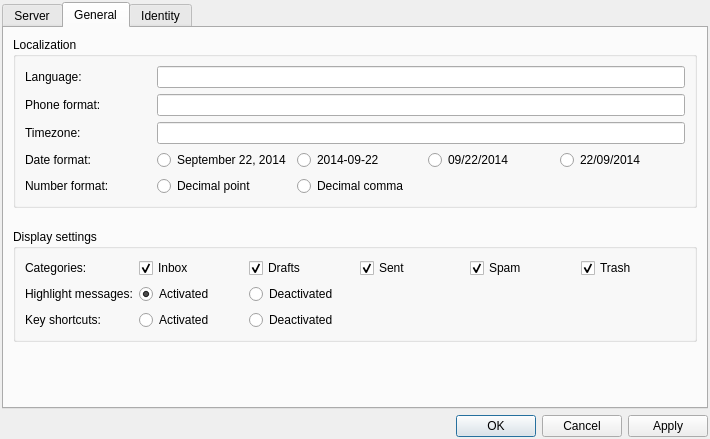
<?xml version="1.0" encoding="UTF-8"?>
<ui version="4.0">
 <class>Settings</class>
 <widget class="QDialog" name="Settings">
  <property name="geometry">
   <rect>
    <x>0</x>
    <y>0</y>
    <width>673</width>
    <height>439</height>
   </rect>
  </property>
  <property name="windowTitle">
   <string>Settings</string>
  </property>
  <layout class="QVBoxLayout" name="verticalLayout">
   <property name="leftMargin">
    <number>2</number>
   </property>
   <property name="topMargin">
    <number>2</number>
   </property>
   <property name="rightMargin">
    <number>2</number>
   </property>
   <property name="bottomMargin">
    <number>2</number>
   </property>
   <item>
    <widget class="QTabWidget" name="tabWidget">
     <property name="currentIndex">
      <number>1</number>
     </property>
     <widget class="QWidget" name="tab">
      <attribute name="title">
       <string>Server</string>
      </attribute>
      <layout class="QVBoxLayout" name="verticalLayout_2">
       <item>
        <widget class="QGroupBox" name="groupBox">
         <property name="sizePolicy">
          <sizepolicy hsizetype="Preferred" vsizetype="Preferred">
           <horstretch>0</horstretch>
           <verstretch>0</verstretch>
          </sizepolicy>
         </property>
         <property name="title">
          <string>Connection Settings</string>
         </property>
         <layout class="QGridLayout" name="gridLayout">
          <item row="4" column="3">
           <widget class="QLineEdit" name="lineEdit_2">
            <property name="sizePolicy">
             <sizepolicy hsizetype="Preferred" vsizetype="Fixed">
              <horstretch>0</horstretch>
              <verstretch>0</verstretch>
             </sizepolicy>
            </property>
           </widget>
          </item>
          <item row="4" column="4">
           <widget class="QLabel" name="label_6">
            <property name="sizePolicy">
             <sizepolicy hsizetype="Preferred" vsizetype="Fixed">
              <horstretch>0</horstretch>
              <verstretch>0</verstretch>
             </sizepolicy>
            </property>
            <property name="text">
             <string>Default:</string>
            </property>
            <property name="alignment">
             <set>Qt::AlignCenter</set>
            </property>
           </widget>
          </item>
          <item row="6" column="0">
           <widget class="QLabel" name="label_4">
            <property name="sizePolicy">
             <sizepolicy hsizetype="Preferred" vsizetype="Fixed">
              <horstretch>0</horstretch>
              <verstretch>0</verstretch>
             </sizepolicy>
            </property>
            <property name="text">
             <string>User Name:</string>
            </property>
           </widget>
          </item>
          <item row="4" column="1">
           <widget class="QLineEdit" name="lineEdit">
            <property name="sizePolicy">
             <sizepolicy hsizetype="Preferred" vsizetype="Fixed">
              <horstretch>0</horstretch>
              <verstretch>0</verstretch>
             </sizepolicy>
            </property>
           </widget>
          </item>
          <item row="6" column="1">
           <widget class="QLineEdit" name="lineEdit_3">
            <property name="sizePolicy">
             <sizepolicy hsizetype="Preferred" vsizetype="Fixed">
              <horstretch>0</horstretch>
              <verstretch>0</verstretch>
             </sizepolicy>
            </property>
           </widget>
          </item>
          <item row="4" column="2">
           <widget class="QLabel" name="label_5">
            <property name="sizePolicy">
             <sizepolicy hsizetype="Preferred" vsizetype="Fixed">
              <horstretch>0</horstretch>
              <verstretch>0</verstretch>
             </sizepolicy>
            </property>
            <property name="text">
             <string>Port:</string>
            </property>
            <property name="alignment">
             <set>Qt::AlignCenter</set>
            </property>
           </widget>
          </item>
          <item row="4" column="0">
           <widget class="QLabel" name="label_3">
            <property name="sizePolicy">
             <sizepolicy hsizetype="Preferred" vsizetype="Fixed">
              <horstretch>0</horstretch>
              <verstretch>0</verstretch>
             </sizepolicy>
            </property>
            <property name="text">
             <string>Server Name:</string>
            </property>
           </widget>
          </item>
          <item row="4" column="5">
           <widget class="QLabel" name="label_7">
            <property name="sizePolicy">
             <sizepolicy hsizetype="Preferred" vsizetype="Fixed">
              <horstretch>0</horstretch>
              <verstretch>0</verstretch>
             </sizepolicy>
            </property>
            <property name="text">
             <string>110</string>
            </property>
            <property name="alignment">
             <set>Qt::AlignCenter</set>
            </property>
           </widget>
          </item>
          <item row="3" column="0">
           <widget class="QLabel" name="label">
            <property name="sizePolicy">
             <sizepolicy hsizetype="Preferred" vsizetype="Fixed">
              <horstretch>0</horstretch>
              <verstretch>0</verstretch>
             </sizepolicy>
            </property>
            <property name="text">
             <string>Server Type:</string>
            </property>
           </widget>
          </item>
          <item row="3" column="1">
           <widget class="QLabel" name="label_2">
            <property name="sizePolicy">
             <sizepolicy hsizetype="Preferred" vsizetype="Fixed">
              <horstretch>0</horstretch>
              <verstretch>0</verstretch>
             </sizepolicy>
            </property>
            <property name="text">
             <string>POP Mail Server</string>
            </property>
           </widget>
          </item>
         </layout>
        </widget>
       </item>
       <item>
        <spacer name="verticalSpacer">
         <property name="orientation">
          <enum>Qt::Vertical</enum>
         </property>
         <property name="sizeHint" stdset="0">
          <size>
           <width>20</width>
           <height>40</height>
          </size>
         </property>
        </spacer>
       </item>
       <item>
        <widget class="QGroupBox" name="groupBox_2">
         <property name="sizePolicy">
          <sizepolicy hsizetype="Preferred" vsizetype="Preferred">
           <horstretch>0</horstretch>
           <verstretch>0</verstretch>
          </sizepolicy>
         </property>
         <property name="title">
          <string>Server Settings</string>
         </property>
         <layout class="QGridLayout" name="gridLayout_2">
          <item row="0" column="0">
           <widget class="QCheckBox" name="checkBox_5">
            <property name="sizePolicy">
             <sizepolicy hsizetype="Preferred" vsizetype="Fixed">
              <horstretch>0</horstretch>
              <verstretch>0</verstretch>
             </sizepolicy>
            </property>
            <property name="text">
             <string>Automatically download new messages at startup - messages will be saved locally</string>
            </property>
           </widget>
          </item>
          <item row="1" column="0">
           <widget class="QCheckBox" name="checkBox_4">
            <property name="sizePolicy">
             <sizepolicy hsizetype="Preferred" vsizetype="Fixed">
              <horstretch>0</horstretch>
              <verstretch>0</verstretch>
             </sizepolicy>
            </property>
            <property name="text">
             <string>Fetch headers only - only headers will be stored locally at your computer</string>
            </property>
           </widget>
          </item>
          <item row="5" column="0">
           <widget class="QCheckBox" name="checkBox_2">
            <property name="sizePolicy">
             <sizepolicy hsizetype="Preferred" vsizetype="Fixed">
              <horstretch>0</horstretch>
              <verstretch>0</verstretch>
             </sizepolicy>
            </property>
            <property name="text">
             <string>Check for new messages at startup</string>
            </property>
           </widget>
          </item>
          <item row="3" column="0">
           <widget class="QCheckBox" name="checkBox_6">
            <property name="sizePolicy">
             <sizepolicy hsizetype="Preferred" vsizetype="Fixed">
              <horstretch>0</horstretch>
              <verstretch>0</verstretch>
             </sizepolicy>
            </property>
            <property name="text">
             <string>Empty trash on exit - messages placed in trash will be deleted when you close client</string>
            </property>
           </widget>
          </item>
          <item row="2" column="0">
           <widget class="QCheckBox" name="checkBox">
            <property name="sizePolicy">
             <sizepolicy hsizetype="Preferred" vsizetype="Fixed">
              <horstretch>0</horstretch>
              <verstretch>0</verstretch>
             </sizepolicy>
            </property>
            <property name="text">
             <string>Leave messages on server - messages won't be downloaded to your computer locally</string>
            </property>
           </widget>
          </item>
          <item row="4" column="0">
           <widget class="QCheckBox" name="checkBox_3">
            <property name="sizePolicy">
             <sizepolicy hsizetype="Preferred" vsizetype="Fixed">
              <horstretch>0</horstretch>
              <verstretch>0</verstretch>
             </sizepolicy>
            </property>
            <property name="text">
             <string>Use secure connection (SSL)</string>
            </property>
           </widget>
          </item>
          <item row="6" column="1">
           <widget class="QPushButton" name="pushButton">
            <property name="sizePolicy">
             <sizepolicy hsizetype="Fixed" vsizetype="Fixed">
              <horstretch>0</horstretch>
              <verstretch>0</verstretch>
             </sizepolicy>
            </property>
            <property name="layoutDirection">
             <enum>Qt::LeftToRight</enum>
            </property>
            <property name="autoFillBackground">
             <bool>false</bool>
            </property>
            <property name="text">
             <string>Advanced...</string>
            </property>
            <property name="autoDefault">
             <bool>true</bool>
            </property>
            <property name="default">
             <bool>false</bool>
            </property>
            <property name="flat">
             <bool>false</bool>
            </property>
           </widget>
          </item>
         </layout>
        </widget>
       </item>
       <item>
        <spacer name="verticalSpacer_2">
         <property name="orientation">
          <enum>Qt::Vertical</enum>
         </property>
         <property name="sizeHint" stdset="0">
          <size>
           <width>20</width>
           <height>60</height>
          </size>
         </property>
        </spacer>
       </item>
      </layout>
     </widget>
     <widget class="QWidget" name="tab_2">
      <attribute name="title">
       <string>General</string>
      </attribute>
      <layout class="QVBoxLayout" name="verticalLayout_3">
       <item>
        <widget class="QGroupBox" name="groupBox_3">
         <property name="sizePolicy">
          <sizepolicy hsizetype="Preferred" vsizetype="Fixed">
           <horstretch>0</horstretch>
           <verstretch>0</verstretch>
          </sizepolicy>
         </property>
         <property name="title">
          <string>Localization</string>
         </property>
         <layout class="QGridLayout" name="gridLayout_3">
          <property name="verticalSpacing">
           <number>6</number>
          </property>
          <item row="3" column="0">
           <widget class="QLabel" name="label_11">
            <property name="text">
             <string>Date format:</string>
            </property>
           </widget>
          </item>
          <item row="3" column="2">
           <widget class="QRadioButton" name="radioButton_2">
            <property name="text">
             <string>2014-09-22</string>
            </property>
           </widget>
          </item>
          <item row="0" column="1" colspan="4">
           <widget class="QLineEdit" name="lineEdit_4"/>
          </item>
          <item row="0" column="0">
           <widget class="QLabel" name="label_8">
            <property name="text">
             <string>Language:</string>
            </property>
           </widget>
          </item>
          <item row="3" column="3">
           <widget class="QRadioButton" name="radioButton_3">
            <property name="text">
             <string>09/22/2014</string>
            </property>
           </widget>
          </item>
          <item row="2" column="1" colspan="4">
           <widget class="QLineEdit" name="lineEdit_6"/>
          </item>
          <item row="4" column="0">
           <widget class="QLabel" name="label_12">
            <property name="text">
             <string>Number format:</string>
            </property>
           </widget>
          </item>
          <item row="3" column="4">
           <widget class="QRadioButton" name="radioButton_4">
            <property name="text">
             <string>22/09/2014</string>
            </property>
           </widget>
          </item>
          <item row="3" column="1">
           <widget class="QRadioButton" name="radioButton">
            <property name="text">
             <string>September 22, 2014</string>
            </property>
            <property name="checked">
             <bool>false</bool>
            </property>
           </widget>
          </item>
          <item row="2" column="0">
           <widget class="QLabel" name="label_10">
            <property name="text">
             <string>Timezone:</string>
            </property>
           </widget>
          </item>
          <item row="1" column="0">
           <widget class="QLabel" name="label_9">
            <property name="text">
             <string>Phone format:</string>
            </property>
           </widget>
          </item>
          <item row="1" column="1" colspan="4">
           <widget class="QLineEdit" name="lineEdit_5"/>
          </item>
          <item row="4" column="1">
           <widget class="QRadioButton" name="radioButton_5">
            <property name="text">
             <string>Decimal point</string>
            </property>
            <property name="checked">
             <bool>false</bool>
            </property>
           </widget>
          </item>
          <item row="4" column="2">
           <widget class="QRadioButton" name="radioButton_6">
            <property name="text">
             <string>Decimal comma</string>
            </property>
           </widget>
          </item>
         </layout>
        </widget>
       </item>
       <item>
        <spacer name="verticalSpacer_3">
         <property name="orientation">
          <enum>Qt::Vertical</enum>
         </property>
         <property name="sizeHint" stdset="0">
          <size>
           <width>20</width>
           <height>40</height>
          </size>
         </property>
        </spacer>
       </item>
       <item>
        <widget class="QGroupBox" name="groupBox_4">
         <property name="sizePolicy">
          <sizepolicy hsizetype="Preferred" vsizetype="Preferred">
           <horstretch>0</horstretch>
           <verstretch>0</verstretch>
          </sizepolicy>
         </property>
         <property name="title">
          <string>Display settings</string>
         </property>
         <layout class="QGridLayout" name="gridLayout_4">
          <item row="2" column="1">
           <widget class="QRadioButton" name="radioButton_8">
            <property name="text">
             <string>Activated</string>
            </property>
           </widget>
          </item>
          <item row="0" column="3">
           <widget class="QCheckBox" name="checkBox_9">
            <property name="text">
             <string>Sent</string>
            </property>
            <property name="checked">
             <bool>true</bool>
            </property>
           </widget>
          </item>
          <item row="2" column="2">
           <widget class="QRadioButton" name="radioButton_7">
            <property name="text">
             <string>Deactivated</string>
            </property>
            <property name="checked">
             <bool>false</bool>
            </property>
           </widget>
          </item>
          <item row="1" column="1">
           <widget class="QRadioButton" name="radioButton_9">
            <property name="text">
             <string>Activated</string>
            </property>
            <property name="checked">
             <bool>true</bool>
            </property>
           </widget>
          </item>
          <item row="0" column="4">
           <widget class="QCheckBox" name="checkBox_10">
            <property name="text">
             <string>Spam</string>
            </property>
            <property name="checked">
             <bool>true</bool>
            </property>
           </widget>
          </item>
          <item row="0" column="1">
           <widget class="QCheckBox" name="checkBox_7">
            <property name="text">
             <string>Inbox</string>
            </property>
            <property name="checked">
             <bool>true</bool>
            </property>
           </widget>
          </item>
          <item row="0" column="0">
           <widget class="QLabel" name="label_13">
            <property name="text">
             <string>Categories:</string>
            </property>
           </widget>
          </item>
          <item row="0" column="2">
           <widget class="QCheckBox" name="checkBox_8">
            <property name="text">
             <string>Drafts</string>
            </property>
            <property name="checked">
             <bool>true</bool>
            </property>
           </widget>
          </item>
          <item row="1" column="0">
           <widget class="QLabel" name="label_14">
            <property name="text">
             <string>Highlight messages:</string>
            </property>
           </widget>
          </item>
          <item row="1" column="2">
           <widget class="QRadioButton" name="radioButton_10">
            <property name="text">
             <string>Deactivated</string>
            </property>
           </widget>
          </item>
          <item row="2" column="0">
           <widget class="QLabel" name="label_15">
            <property name="text">
             <string>Key shortcuts:</string>
            </property>
           </widget>
          </item>
          <item row="0" column="5">
           <widget class="QCheckBox" name="checkBox_11">
            <property name="text">
             <string>Trash</string>
            </property>
            <property name="checked">
             <bool>true</bool>
            </property>
           </widget>
          </item>
         </layout>
        </widget>
       </item>
       <item>
        <spacer name="verticalSpacer_4">
         <property name="orientation">
          <enum>Qt::Vertical</enum>
         </property>
         <property name="sizeHint" stdset="0">
          <size>
           <width>20</width>
           <height>80</height>
          </size>
         </property>
        </spacer>
       </item>
      </layout>
     </widget>
     <widget class="QWidget" name="tab_3">
      <attribute name="title">
       <string>Identity</string>
      </attribute>
      <layout class="QVBoxLayout" name="verticalLayout_4">
       <item>
        <widget class="QGroupBox" name="groupBox_5">
         <property name="title">
          <string>GroupBox</string>
         </property>
         <layout class="QGridLayout" name="gridLayout_5">
          <item row="1" column="0">
           <widget class="QLabel" name="label_18">
            <property name="text">
             <string>Your Name:</string>
            </property>
           </widget>
          </item>
          <item row="3" column="0">
           <widget class="QLabel" name="label_22">
            <property name="text">
             <string>Reply to Address:</string>
            </property>
           </widget>
          </item>
          <item row="4" column="0">
           <widget class="QLabel" name="label_23">
            <property name="text">
             <string>Organization:</string>
            </property>
           </widget>
          </item>
          <item row="2" column="0">
           <widget class="QLabel" name="label_17">
            <property name="text">
             <string>Email Address:</string>
            </property>
           </widget>
          </item>
          <item row="5" column="0">
           <widget class="QLabel" name="label_24">
            <property name="text">
             <string>Signature Text:</string>
            </property>
           </widget>
          </item>
          <item row="9" column="2">
           <widget class="QPushButton" name="pushButton_2">
            <property name="enabled">
             <bool>true</bool>
            </property>
            <property name="sizePolicy">
             <sizepolicy hsizetype="Fixed" vsizetype="Fixed">
              <horstretch>0</horstretch>
              <verstretch>0</verstretch>
             </sizepolicy>
            </property>
            <property name="text">
             <string>Choose...</string>
            </property>
           </widget>
          </item>
          <item row="8" column="0" colspan="3">
           <widget class="QLineEdit" name="lineEdit_12"/>
          </item>
          <item row="3" column="1" colspan="2">
           <widget class="QLineEdit" name="lineEdit_9"/>
          </item>
          <item row="2" column="1" colspan="2">
           <widget class="QLineEdit" name="lineEdit_7"/>
          </item>
          <item row="5" column="1" colspan="2">
           <widget class="QCheckBox" name="checkBox_12">
            <property name="text">
             <string>Use HTML (e.g. &lt;b&gt;bold&lt;/b&gt;)</string>
            </property>
           </widget>
          </item>
          <item row="7" column="0" colspan="3">
           <widget class="QCheckBox" name="checkBox_13">
            <property name="text">
             <string>Attach the signature from a file instead (text, HTML or image)</string>
            </property>
           </widget>
          </item>
          <item row="0" column="0" colspan="2">
           <widget class="QLabel" name="label_16">
            <property name="text">
             <string>Each account has an identity, which is the information that other people see when they read your messages.</string>
            </property>
           </widget>
          </item>
          <item row="6" column="0" colspan="3">
           <widget class="QTextEdit" name="textEdit"/>
          </item>
          <item row="4" column="1">
           <widget class="QLineEdit" name="lineEdit_11"/>
          </item>
          <item row="1" column="1" colspan="2">
           <widget class="QLineEdit" name="lineEdit_8"/>
          </item>
         </layout>
        </widget>
       </item>
       <item>
        <spacer name="verticalSpacer_5">
         <property name="orientation">
          <enum>Qt::Vertical</enum>
         </property>
         <property name="sizeHint" stdset="0">
          <size>
           <width>20</width>
           <height>40</height>
          </size>
         </property>
        </spacer>
       </item>
      </layout>
     </widget>
    </widget>
   </item>
   <item>
    <widget class="QDialogButtonBox" name="buttonBox">
     <property name="orientation">
      <enum>Qt::Horizontal</enum>
     </property>
     <property name="standardButtons">
      <set>QDialogButtonBox::Apply|QDialogButtonBox::Cancel|QDialogButtonBox::Ok</set>
     </property>
    </widget>
   </item>
  </layout>
 </widget>
 <resources/>
 <connections>
  <connection>
   <sender>buttonBox</sender>
   <signal>accepted()</signal>
   <receiver>Settings</receiver>
   <slot>accept()</slot>
   <hints>
    <hint type="sourcelabel">
     <x>358</x>
     <y>324</y>
    </hint>
    <hint type="destinationlabel">
     <x>157</x>
     <y>274</y>
    </hint>
   </hints>
  </connection>
  <connection>
   <sender>buttonBox</sender>
   <signal>rejected()</signal>
   <receiver>Settings</receiver>
   <slot>reject()</slot>
   <hints>
    <hint type="sourcelabel">
     <x>426</x>
     <y>330</y>
    </hint>
    <hint type="destinationlabel">
     <x>286</x>
     <y>274</y>
    </hint>
   </hints>
  </connection>
 </connections>
</ui>
